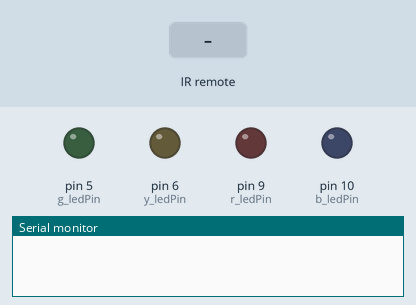
Simulated run of this sketch. Board: Arduino Uno, built with avr-gcc and run on an emulated ATmega328P. Shown: output pins drawn as LEDs (lit = HIGH), the last lines printed to the serial monitor. Inputs (shaded band) come from the test bench.

Above: at 1.2 s.
1.3 s: infrared code 0xE24C received
At 1.8 s:
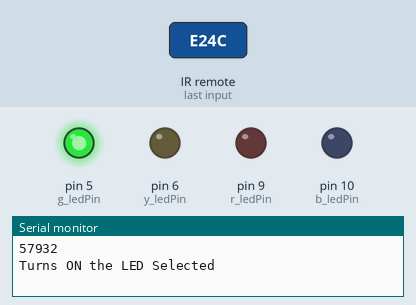
2.8 s: infrared code 0xE250 received
4.3 s: infrared code 0xE24C received
At 5.3 s:
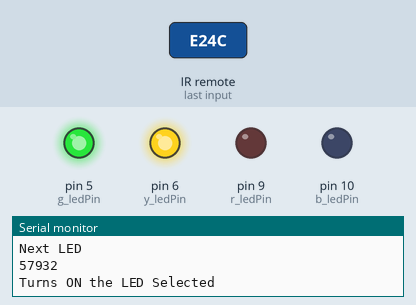
Timing chart, 0 to 7.3 s (numbered marks = the images above; inputs shaded):
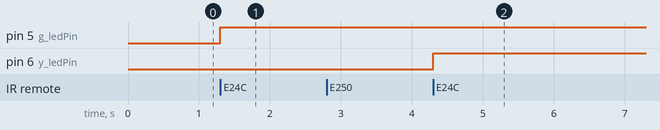

Measured:
- after the input at 1.3 s, pin 5 (g_ledPin): LOW → HIGH at once
- after the input at 4.3 s, pin 6 (y_ledPin): LOW → HIGH at once

The sketch:

IR_serial_1.ino
```cpp
#include <IRremote.h>
int IR_Recv = 3;   //IR Receiver Pin 3
int g_ledPin = 5;  //green LED pin 5
int y_ledPin = 6;  //yellow LED pin 6
int r_ledPin = 9;  //red LED pin 9
int b_ledPin = 10; //blue LED pin 10
int ledPins[] = {5, 6, 9, 10};  //array with all the LED's pins
int ledStates[] ={0, 0, 0, 0};  //this means the LED's states at first is 0 = LOW
int i=0;  //LED index for the arrays

IRrecv irrecv(IR_Recv);
decode_results results;

//variables to make the LED blink when selected
int ledState = LOW;             // ledState to turn the LED on or off
long previousMillis = 0;        // stores last time LED was updated
long interval = 1000;           // interval at which to blink (milliseconds)

void setup(){
  Serial.begin(9600);  //starts serial communication
  irrecv.enableIRIn(); // Starts the receiver
  pinMode(g_ledPin, OUTPUT);      // sets the digital pin as output
  pinMode(y_ledPin, OUTPUT);      // sets the digital pin as output
  pinMode(r_ledPin, OUTPUT);      // sets the digital pin as output
  pinMode(b_ledPin, OUTPUT);      // sets the digital pin as output
}

void loop(){
  //decodes the infrared input
  if (irrecv.decode(&results)){
    long int decCode = results.value;
    Serial.println(decCode);
   //switch case to use the selected remote control button
   switch (results.value){
      case 57936: //when you press the Forward button
       //this if/else statement makes sure that LED is ON or OFF before move to the next LED
       if(ledStates[i]==0)
          digitalWrite(ledPins[i], LOW);
       else
          digitalWrite(ledPins[i], HIGH);
       Serial.println("Next LED");
       //makes sure that when we reach the last LED it goes to the first LED again
       if(i>=3)
          i=-1;
       i+=1;
       break;

      case 57928: //when you press the Reverse button
        //this if/else statement makes sure that LED is ON or OFF before move to the previous LED
        if(ledStates[i]==0)
          digitalWrite(ledPins[i], LOW);
        else
          digitalWrite(ledPins[i], HIGH);
        Serial.println("Previous LED");
        //makes sure that when we reach the first LED it goes to the last LED
        if(i<=0)
          i=4;
        i-=1;
        break;

      case 57932: //when you press the Mute button
        if(ledStates[i]==0){ //if the LED is off, It will turn on
          Serial.println("Turns ON the LED Selected");
          digitalWrite(ledPins[i], HIGH);  //sets the LED on
          ledStates[i]=1;                  //updates the LED state
        }
        else{
          Serial.println("Turns OFF the LED Selected"); //else: the LED is on, It will turn off
          digitalWrite(ledPins[i], LOW);   //sets the LED off
          ledStates[i]=0;                  //updates the LED state
        }
        break;

      default:
        Serial.println("Waiting");
    }
    irrecv.resume(); // Receives the next value from the button you press
  }
 }
```
